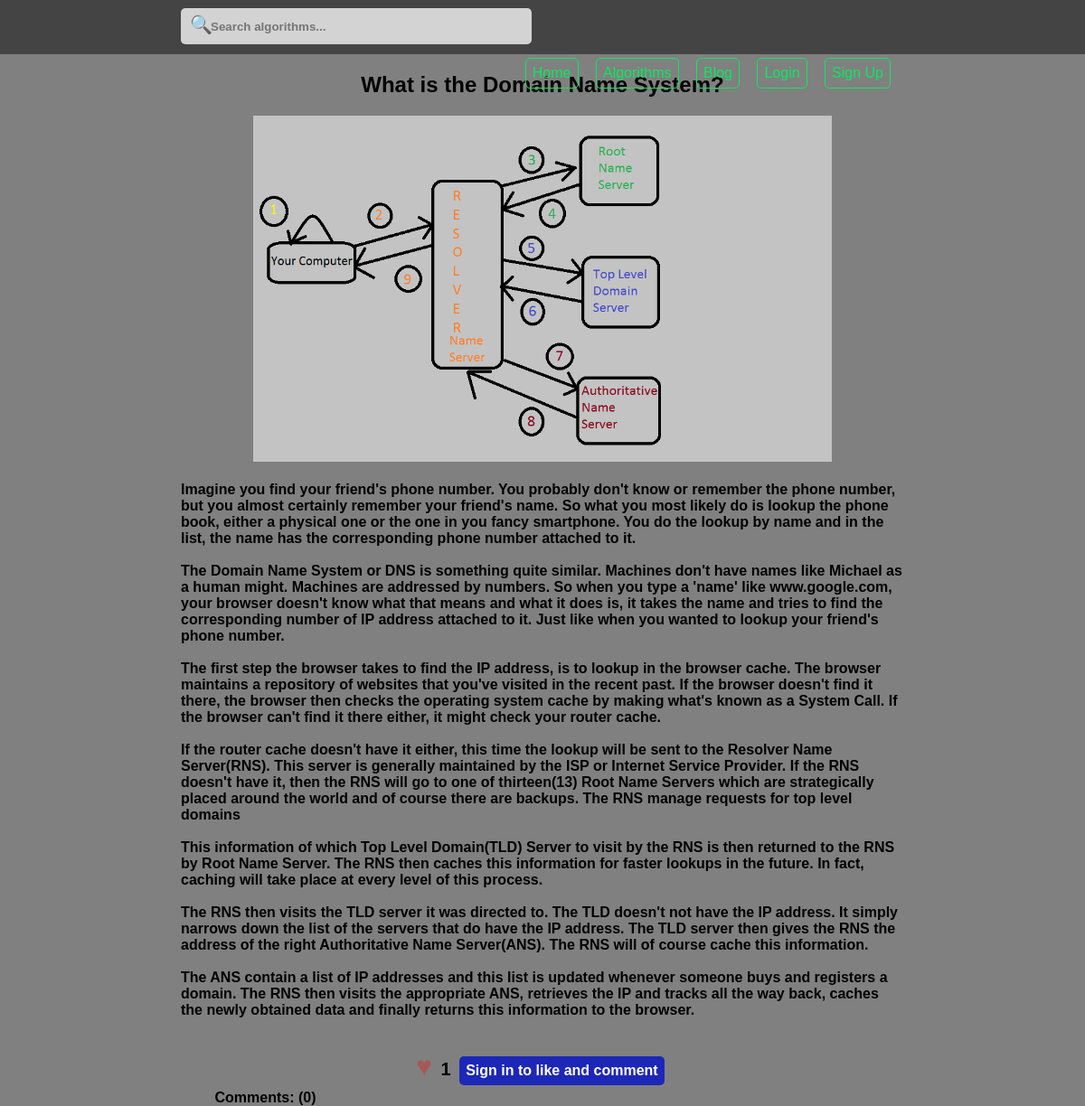
Page /blog/what-is-the-domain-name-system/ on the committed database.
### blog/models.py (models this page shows, shortened)
class Blog(models.Model):
	title = models.CharField(max_length = 300)
	friendly_title = models.SlugField(unique = False, default = None)
	image = models.FileField(null = True, blank = True)
	content = models.TextField()
	users = models.ManyToManyField(User)
	likes = models.ManyToManyField(User, blank = True, related_name = 'blog_likes')
	created_at = models.DateTimeField(auto_now = False, auto_now_add = True)
	updated_at = models.DateTimeField(auto_now = True, auto_now_add = False)
	class Meta:
		ordering = ['created_at']

### blog/views.py (the view, shortened to what this page needs)
# urls.py: url(r'^blog/(?P<friendly_title>[-\w]+)/$', show, name = 'show'),
def show(request, friendly_title = None):
	blog = get_object_or_404(Blog, friendly_title = friendly_title)
	if not Blog:
		return Http404
	form = Comment_form(request.POST or None)
	like_or_unlike = 'Like'
	user_likes = False
	if request.user.is_authenticated:
	    if request.user in blog.likes.all():
	        like_or_unlike = 'Unlike'
	        user_likes = True
	items = { 'blog': blog,
	          'title': blog.title,
	          'comments': blog.comment_set.all(),
	          'form': form,
	          'value': 'Submit Comment',
	          'like_or_unlike': like_or_unlike,
	          'user_likes': user_likes }
	return render(request, 'blogs/blog_show.html', items)

### comments/forms.py
class Comment_form(forms.ModelForm):
	content = forms.CharField(widget = forms.Textarea(
		attrs = { 'class': 'comment-form', 'placeholder': 'Type your comment here...', 'rows': 4, 'cols': 80 }))
	class Meta:
		model = Comment
		fields = ['content']

### templates/blogs/blog_show.html (shortened to what this page needs)
{% extends 'base.html' %}
{% load staticfiles %}
{% block css %}
	<link rel="stylesheet" type="text/css" href="{% static 'css/single_blog.css' %}">
	<link rel="stylesheet" type="text/css" href="{% static 'css/algorithm.css' %}">
{% endblock css %}
{% block main %}
	<div class="full-blog">
		<h2>{{ blog.title }}</h2>
		{% if blog.image %}
			<img src="{{ blog.image.url }}" width="640">
		{% endif %}
		<div class="blog-code">{{ blog.content|safe }}</div>
		<br />
        <a class='like like-button' style="{% if user_likes %} color: red; {% endif %}">
		</a>
        <span class="like-counts">{{ blog.likes.count }}</span>
		{% if user.is_authenticated %}
    		<form method="POST" class="comment_form", enctype="multipart/form-data">
        		{% csrf_token %}
        		{{ form.as_p }}
        		<input type="submit" value="{{ value }}" class='button-class-a send_comment_button'>
    	    </form>
	    {% else %}
	        <a href="{% url 'user:user_login' %}" class="button-class-a">Sign in to like and comment</a>
	    {% endif %}
	    <div class="comment-count">Comments: ({{ comments.count }})</div>
	</div>
{% endblock main %}

### static_files/css/main.css (style rules this page uses)
html { margin-left: calc(100vw - 100%); overflow-y: scroll; }
body { margin: 0; padding: 0; background: grey; }
a { text-decoration: none; display: inline-block; }
.like { display: inline-block; font-size: 30px; cursor: pointer; position: relative; color: rgba(255, 0, 0, .3); }
.like-counts { margin-left: 5px; font-size: 20px; }

### static_files/css/single_blog.css (style rules this page uses)
.article { text-align: left !important; }
.comment-count { width: 725px; text-align: left; margin: 0; }

### static_files/css/algorithm.css (style rules this page uses)
.comment-count { width: 725px; text-align: left; margin: 0 auto; }
.button-class-a { border-radius: 5px; border: 0; padding: 7px; margin: 5px; background: rgb(29, 39, 183); color: white; font-size: 16px; }

### rows in the picture
Blog: title "What is the Domain Name System?", image (picture), content "Imagine you find your friend's phone number. You probably don't know or remember the phone number, but you almost certainly remember your friend's name. So what you most likely do is lookup the phone book, either a physical one or the one in you fancy smartphone. You do the lookup by name and in the list, the name has the corresponding phone number attached to it. The Domain Name System or DNS is something quite similar. Machines don't have names like Michael as a human might. Machines are addressed by numbers. So when you type a 'name' like www.google.com, your browser doesn't know what that means and what it does is, it takes the name and tries to find the corresponding number of IP…", likes.count "1", count "0"
